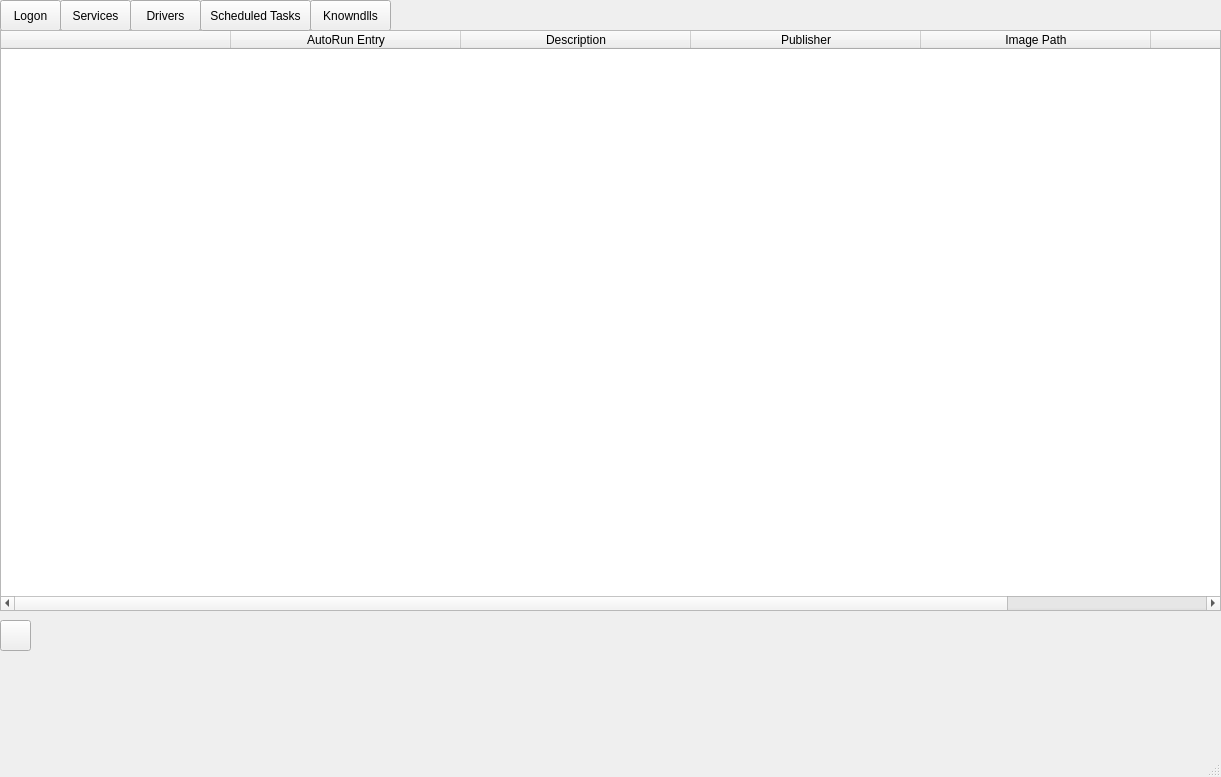
<?xml version="1.0" encoding="UTF-8"?>
<ui version="4.0">
 <class>AutoRuns</class>
 <widget class="QMainWindow" name="AutoRuns">
  <property name="geometry">
   <rect>
    <x>0</x>
    <y>0</y>
    <width>1221</width>
    <height>777</height>
   </rect>
  </property>
  <property name="windowTitle">
   <string>AutoRuns</string>
  </property>
  <widget class="QWidget" name="centralwidget">
   <widget class="QTableWidget" name="tableWidget_logon">
    <property name="geometry">
     <rect>
      <x>0</x>
      <y>30</y>
      <width>1221</width>
      <height>581</height>
     </rect>
    </property>
    <property name="maximumSize">
     <size>
      <width>1221</width>
      <height>16777215</height>
     </size>
    </property>
    <property name="autoScroll">
     <bool>true</bool>
    </property>
    <property name="alternatingRowColors">
     <bool>false</bool>
    </property>
    <attribute name="horizontalHeaderCascadingSectionResizes">
     <bool>false</bool>
    </attribute>
    <attribute name="horizontalHeaderDefaultSectionSize">
     <number>230</number>
    </attribute>
    <attribute name="horizontalHeaderShowSortIndicator" stdset="0">
     <bool>false</bool>
    </attribute>
    <attribute name="verticalHeaderShowSortIndicator" stdset="0">
     <bool>false</bool>
    </attribute>
    <column>
     <property name="text">
      <string/>
     </property>
    </column>
    <column>
     <property name="text">
      <string>AutoRun Entry</string>
     </property>
    </column>
    <column>
     <property name="text">
      <string>Description</string>
     </property>
    </column>
    <column>
     <property name="text">
      <string>Publisher</string>
     </property>
    </column>
    <column>
     <property name="text">
      <string>Image Path</string>
     </property>
    </column>
    <column>
     <property name="text">
      <string>TimeStamp</string>
     </property>
    </column>
   </widget>
   <widget class="QPushButton" name="Logon">
    <property name="geometry">
     <rect>
      <x>0</x>
      <y>0</y>
      <width>61</width>
      <height>31</height>
     </rect>
    </property>
    <property name="cursor">
     <cursorShape>ArrowCursor</cursorShape>
    </property>
    <property name="focusPolicy">
     <enum>Qt::NoFocus</enum>
    </property>
    <property name="text">
     <string>Logon</string>
    </property>
    <property name="autoExclusive">
     <bool>true</bool>
    </property>
   </widget>
   <widget class="QPushButton" name="Services">
    <property name="geometry">
     <rect>
      <x>60</x>
      <y>0</y>
      <width>71</width>
      <height>31</height>
     </rect>
    </property>
    <property name="text">
     <string>Services</string>
    </property>
   </widget>
   <widget class="QTableWidget" name="tableWidget_services">
    <property name="geometry">
     <rect>
      <x>0</x>
      <y>30</y>
      <width>1221</width>
      <height>581</height>
     </rect>
    </property>
    <property name="maximumSize">
     <size>
      <width>1221</width>
      <height>16777215</height>
     </size>
    </property>
    <property name="autoScroll">
     <bool>true</bool>
    </property>
    <property name="alternatingRowColors">
     <bool>false</bool>
    </property>
    <attribute name="horizontalHeaderCascadingSectionResizes">
     <bool>false</bool>
    </attribute>
    <attribute name="horizontalHeaderDefaultSectionSize">
     <number>230</number>
    </attribute>
    <attribute name="horizontalHeaderShowSortIndicator" stdset="0">
     <bool>false</bool>
    </attribute>
    <attribute name="verticalHeaderShowSortIndicator" stdset="0">
     <bool>false</bool>
    </attribute>
    <column>
     <property name="text">
      <string/>
     </property>
    </column>
    <column>
     <property name="text">
      <string>AutoRun Entry</string>
     </property>
    </column>
    <column>
     <property name="text">
      <string>Description</string>
     </property>
    </column>
    <column>
     <property name="text">
      <string>Publisher</string>
     </property>
    </column>
    <column>
     <property name="text">
      <string>Image Path</string>
     </property>
    </column>
    <column>
     <property name="text">
      <string>TimeStamp</string>
     </property>
    </column>
   </widget>
   <widget class="QTableWidget" name="tableWidget_drivers">
    <property name="geometry">
     <rect>
      <x>0</x>
      <y>30</y>
      <width>1221</width>
      <height>581</height>
     </rect>
    </property>
    <property name="maximumSize">
     <size>
      <width>1221</width>
      <height>16777215</height>
     </size>
    </property>
    <property name="autoScroll">
     <bool>true</bool>
    </property>
    <property name="alternatingRowColors">
     <bool>false</bool>
    </property>
    <attribute name="horizontalHeaderCascadingSectionResizes">
     <bool>false</bool>
    </attribute>
    <attribute name="horizontalHeaderDefaultSectionSize">
     <number>230</number>
    </attribute>
    <attribute name="horizontalHeaderShowSortIndicator" stdset="0">
     <bool>false</bool>
    </attribute>
    <attribute name="verticalHeaderShowSortIndicator" stdset="0">
     <bool>false</bool>
    </attribute>
    <column>
     <property name="text">
      <string/>
     </property>
    </column>
    <column>
     <property name="text">
      <string>AutoRun Entry</string>
     </property>
    </column>
    <column>
     <property name="text">
      <string>Description</string>
     </property>
    </column>
    <column>
     <property name="text">
      <string>Publisher</string>
     </property>
    </column>
    <column>
     <property name="text">
      <string>Image Path</string>
     </property>
    </column>
    <column>
     <property name="text">
      <string>TimeStamp</string>
     </property>
    </column>
   </widget>
   <widget class="QPushButton" name="Drivers">
    <property name="geometry">
     <rect>
      <x>130</x>
      <y>0</y>
      <width>71</width>
      <height>31</height>
     </rect>
    </property>
    <property name="text">
     <string>Drivers</string>
    </property>
   </widget>
   <widget class="QTableWidget" name="tableWidget_knowndlls">
    <property name="geometry">
     <rect>
      <x>0</x>
      <y>30</y>
      <width>1221</width>
      <height>581</height>
     </rect>
    </property>
    <property name="maximumSize">
     <size>
      <width>1221</width>
      <height>16777215</height>
     </size>
    </property>
    <property name="autoScroll">
     <bool>true</bool>
    </property>
    <property name="alternatingRowColors">
     <bool>false</bool>
    </property>
    <attribute name="horizontalHeaderCascadingSectionResizes">
     <bool>false</bool>
    </attribute>
    <attribute name="horizontalHeaderDefaultSectionSize">
     <number>230</number>
    </attribute>
    <attribute name="horizontalHeaderShowSortIndicator" stdset="0">
     <bool>false</bool>
    </attribute>
    <attribute name="verticalHeaderShowSortIndicator" stdset="0">
     <bool>false</bool>
    </attribute>
    <column>
     <property name="text">
      <string/>
     </property>
    </column>
    <column>
     <property name="text">
      <string>AutoRun Entry</string>
     </property>
    </column>
    <column>
     <property name="text">
      <string>Description</string>
     </property>
    </column>
    <column>
     <property name="text">
      <string>Publisher</string>
     </property>
    </column>
    <column>
     <property name="text">
      <string>Image Path</string>
     </property>
    </column>
    <column>
     <property name="text">
      <string>TimeStamp</string>
     </property>
    </column>
   </widget>
   <widget class="QPushButton" name="Knowndlls">
    <property name="geometry">
     <rect>
      <x>310</x>
      <y>0</y>
      <width>81</width>
      <height>31</height>
     </rect>
    </property>
    <property name="text">
     <string>Knowndlls</string>
    </property>
   </widget>
   <widget class="QLabel" name="version">
    <property name="geometry">
     <rect>
      <x>300</x>
      <y>650</y>
      <width>71</width>
      <height>21</height>
     </rect>
    </property>
    <property name="text">
     <string/>
    </property>
   </widget>
   <widget class="QLabel" name="time">
    <property name="geometry">
     <rect>
      <x>300</x>
      <y>650</y>
      <width>411</width>
      <height>21</height>
     </rect>
    </property>
    <property name="text">
     <string/>
    </property>
   </widget>
   <widget class="QLabel" name="size">
    <property name="geometry">
     <rect>
      <x>300</x>
      <y>620</y>
      <width>411</width>
      <height>21</height>
     </rect>
    </property>
    <property name="text">
     <string/>
    </property>
   </widget>
   <widget class="QLabel" name="path">
    <property name="geometry">
     <rect>
      <x>40</x>
      <y>710</y>
      <width>931</width>
      <height>21</height>
     </rect>
    </property>
    <property name="text">
     <string/>
    </property>
   </widget>
   <widget class="QLabel" name="name">
    <property name="geometry">
     <rect>
      <x>40</x>
      <y>620</y>
      <width>251</width>
      <height>21</height>
     </rect>
    </property>
    <property name="text">
     <string/>
    </property>
   </widget>
   <widget class="QLabel" name="description">
    <property name="geometry">
     <rect>
      <x>40</x>
      <y>680</y>
      <width>931</width>
      <height>21</height>
     </rect>
    </property>
    <property name="text">
     <string/>
    </property>
   </widget>
   <widget class="QLabel" name="publisher">
    <property name="geometry">
     <rect>
      <x>40</x>
      <y>650</y>
      <width>251</width>
      <height>21</height>
     </rect>
    </property>
    <property name="text">
     <string/>
    </property>
   </widget>
   <widget class="QPushButton" name="icon">
    <property name="geometry">
     <rect>
      <x>0</x>
      <y>620</y>
      <width>31</width>
      <height>31</height>
     </rect>
    </property>
    <property name="text">
     <string/>
    </property>
   </widget>
   <widget class="QStackedWidget" name="stack">
    <property name="geometry">
     <rect>
      <x>-1</x>
      <y>29</y>
      <width>1221</width>
      <height>581</height>
     </rect>
    </property>
    <property name="currentIndex">
     <number>1</number>
    </property>
    <widget class="QWidget" name="page"/>
    <widget class="QWidget" name="page_2"/>
   </widget>
   <widget class="QTableWidget" name="tableWidget_tasks">
    <property name="geometry">
     <rect>
      <x>0</x>
      <y>30</y>
      <width>1221</width>
      <height>581</height>
     </rect>
    </property>
    <property name="maximumSize">
     <size>
      <width>1221</width>
      <height>16777215</height>
     </size>
    </property>
    <property name="autoScroll">
     <bool>true</bool>
    </property>
    <property name="alternatingRowColors">
     <bool>false</bool>
    </property>
    <attribute name="horizontalHeaderCascadingSectionResizes">
     <bool>false</bool>
    </attribute>
    <attribute name="horizontalHeaderDefaultSectionSize">
     <number>230</number>
    </attribute>
    <attribute name="horizontalHeaderShowSortIndicator" stdset="0">
     <bool>false</bool>
    </attribute>
    <attribute name="verticalHeaderShowSortIndicator" stdset="0">
     <bool>false</bool>
    </attribute>
    <column>
     <property name="text">
      <string/>
     </property>
    </column>
    <column>
     <property name="text">
      <string>AutoRun Entry</string>
     </property>
    </column>
    <column>
     <property name="text">
      <string>Description</string>
     </property>
    </column>
    <column>
     <property name="text">
      <string>Publisher</string>
     </property>
    </column>
    <column>
     <property name="text">
      <string>Image Path</string>
     </property>
    </column>
    <column>
     <property name="text">
      <string>TimeStamp</string>
     </property>
    </column>
   </widget>
   <widget class="QPushButton" name="Tasks">
    <property name="geometry">
     <rect>
      <x>200</x>
      <y>0</y>
      <width>111</width>
      <height>31</height>
     </rect>
    </property>
    <property name="text">
     <string>Scheduled Tasks</string>
    </property>
   </widget>
  </widget>
  <widget class="QMenuBar" name="menubar">
   <property name="geometry">
    <rect>
     <x>0</x>
     <y>0</y>
     <width>1221</width>
     <height>23</height>
    </rect>
   </property>
  </widget>
  <widget class="QStatusBar" name="statusbar"/>
 </widget>
 <resources/>
 <connections/>
</ui>
